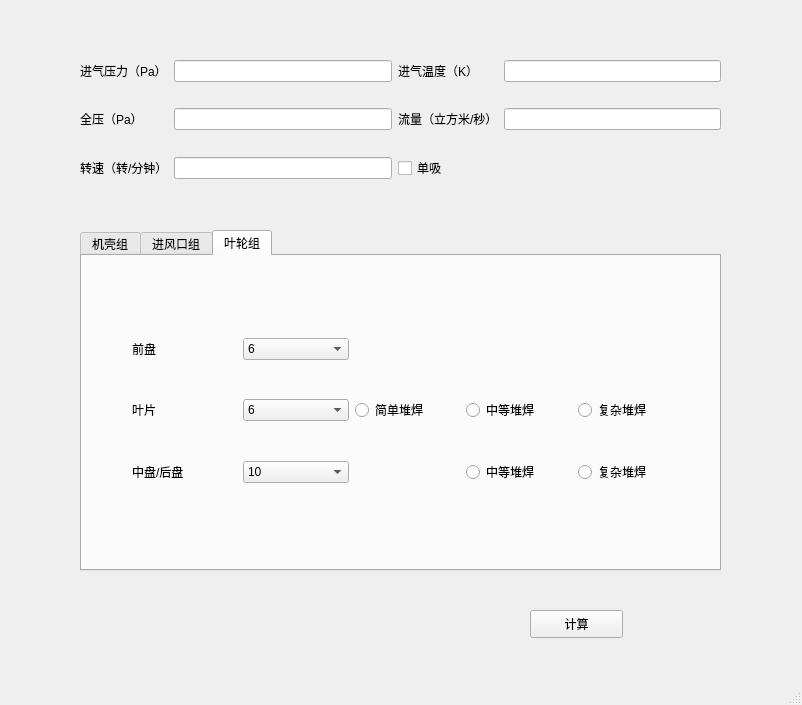
<?xml version="1.0" encoding="UTF-8"?>
<ui version="4.0">
 <class>MainWindow</class>
 <widget class="QMainWindow" name="MainWindow">
  <property name="geometry">
   <rect>
    <x>0</x>
    <y>0</y>
    <width>802</width>
    <height>705</height>
   </rect>
  </property>
  <property name="windowTitle">
   <string>MainWindow</string>
  </property>
  <property name="unifiedTitleAndToolBarOnMac">
   <bool>false</bool>
  </property>
  <widget class="QWidget" name="centralwidget">
   <widget class="QTabWidget" name="tabWidget">
    <property name="geometry">
     <rect>
      <x>80</x>
      <y>230</y>
      <width>641</width>
      <height>341</height>
     </rect>
    </property>
    <property name="currentIndex">
     <number>2</number>
    </property>
    <widget class="QWidget" name="tab">
     <attribute name="title">
      <string>机壳组</string>
     </attribute>
     <widget class="QComboBox" name="comboBox">
      <property name="geometry">
       <rect>
        <x>110</x>
        <y>30</y>
        <width>87</width>
        <height>22</height>
       </rect>
      </property>
     </widget>
     <widget class="QLabel" name="label_6">
      <property name="geometry">
       <rect>
        <x>30</x>
        <y>30</y>
        <width>72</width>
        <height>15</height>
       </rect>
      </property>
      <property name="text">
       <string>TextLabel</string>
      </property>
     </widget>
     <widget class="QComboBox" name="comboBox_2">
      <property name="geometry">
       <rect>
        <x>110</x>
        <y>80</y>
        <width>87</width>
        <height>22</height>
       </rect>
      </property>
     </widget>
     <widget class="QLabel" name="label_7">
      <property name="geometry">
       <rect>
        <x>30</x>
        <y>80</y>
        <width>72</width>
        <height>15</height>
       </rect>
      </property>
      <property name="text">
       <string>TextLabel</string>
      </property>
     </widget>
     <widget class="QComboBox" name="comboBox_3">
      <property name="geometry">
       <rect>
        <x>110</x>
        <y>130</y>
        <width>87</width>
        <height>22</height>
       </rect>
      </property>
     </widget>
     <widget class="QLabel" name="label_8">
      <property name="geometry">
       <rect>
        <x>30</x>
        <y>130</y>
        <width>72</width>
        <height>15</height>
       </rect>
      </property>
      <property name="text">
       <string>TextLabel</string>
      </property>
     </widget>
     <widget class="QLabel" name="label_9">
      <property name="geometry">
       <rect>
        <x>30</x>
        <y>180</y>
        <width>72</width>
        <height>15</height>
       </rect>
      </property>
      <property name="text">
       <string>TextLabel</string>
      </property>
     </widget>
     <widget class="QComboBox" name="comboBox_4">
      <property name="geometry">
       <rect>
        <x>110</x>
        <y>180</y>
        <width>87</width>
        <height>22</height>
       </rect>
      </property>
     </widget>
     <widget class="QCheckBox" name="checkBox">
      <property name="geometry">
       <rect>
        <x>250</x>
        <y>30</y>
        <width>91</width>
        <height>19</height>
       </rect>
      </property>
      <property name="text">
       <string>CheckBox</string>
      </property>
     </widget>
     <widget class="QCheckBox" name="checkBox_2">
      <property name="geometry">
       <rect>
        <x>240</x>
        <y>80</y>
        <width>91</width>
        <height>19</height>
       </rect>
      </property>
      <property name="text">
       <string>CheckBox</string>
      </property>
     </widget>
     <widget class="QCheckBox" name="checkBox_3">
      <property name="geometry">
       <rect>
        <x>250</x>
        <y>130</y>
        <width>91</width>
        <height>19</height>
       </rect>
      </property>
      <property name="text">
       <string>CheckBox</string>
      </property>
     </widget>
     <widget class="QCheckBox" name="checkBox_4">
      <property name="geometry">
       <rect>
        <x>250</x>
        <y>190</y>
        <width>91</width>
        <height>19</height>
       </rect>
      </property>
      <property name="text">
       <string>CheckBox</string>
      </property>
     </widget>
     <widget class="QCheckBox" name="checkBox_5">
      <property name="geometry">
       <rect>
        <x>370</x>
        <y>190</y>
        <width>91</width>
        <height>19</height>
       </rect>
      </property>
      <property name="text">
       <string>CheckBox</string>
      </property>
     </widget>
     <widget class="QCheckBox" name="checkBox_6">
      <property name="geometry">
       <rect>
        <x>370</x>
        <y>130</y>
        <width>91</width>
        <height>19</height>
       </rect>
      </property>
      <property name="text">
       <string>CheckBox</string>
      </property>
     </widget>
     <widget class="QTabWidget" name="tabWidget_shell">
      <property name="geometry">
       <rect>
        <x>0</x>
        <y>-20</y>
        <width>641</width>
        <height>341</height>
       </rect>
      </property>
      <property name="currentIndex">
       <number>0</number>
      </property>
      <widget class="QWidget" name="tab_2">
       <attribute name="title">
        <string>机壳组</string>
       </attribute>
       <widget class="QCheckBox" name="checkBox_shell">
        <property name="geometry">
         <rect>
          <x>30</x>
          <y>250</y>
          <width>91</width>
          <height>19</height>
         </rect>
        </property>
        <property name="text">
         <string>加脚板组</string>
        </property>
       </widget>
       <widget class="QWidget" name="">
        <property name="geometry">
         <rect>
          <x>30</x>
          <y>30</y>
          <width>571</width>
          <height>191</height>
         </rect>
        </property>
        <layout class="QGridLayout" name="gridLayout_2">
         <item row="0" column="0">
          <widget class="QLabel" name="label_10">
           <property name="text">
            <string>进气箱</string>
           </property>
          </widget>
         </item>
         <item row="0" column="1">
          <widget class="QComboBox" name="comboBox_board9">
           <item>
            <property name="text">
             <string>6</string>
            </property>
           </item>
           <item>
            <property name="text">
             <string>8</string>
            </property>
           </item>
           <item>
            <property name="text">
             <string>10</string>
            </property>
           </item>
           <item>
            <property name="text">
             <string>12</string>
            </property>
           </item>
          </widget>
         </item>
         <item row="0" column="2">
          <widget class="QCheckBox" name="checkBox_board9_0">
           <property name="text">
            <string>带法兰</string>
           </property>
          </widget>
         </item>
         <item row="0" column="3">
          <widget class="QCheckBox" name="checkBox_board9_1">
           <property name="text">
            <string>带加强筋</string>
           </property>
          </widget>
         </item>
         <item row="1" column="0">
          <widget class="QLabel" name="label_11">
           <property name="text">
            <string>蜗壳</string>
           </property>
          </widget>
         </item>
         <item row="1" column="1">
          <widget class="QComboBox" name="comboBox_board7">
           <item>
            <property name="text">
             <string>6</string>
            </property>
           </item>
           <item>
            <property name="text">
             <string>8</string>
            </property>
           </item>
           <item>
            <property name="text">
             <string>10</string>
            </property>
           </item>
           <item>
            <property name="text">
             <string>12</string>
            </property>
           </item>
          </widget>
         </item>
         <item row="1" column="2">
          <widget class="QCheckBox" name="checkBox_board7_0">
           <property name="text">
            <string>带法兰</string>
           </property>
          </widget>
         </item>
         <item row="1" column="3">
          <widget class="QCheckBox" name="checkBox_board7_1">
           <property name="text">
            <string>带加强筋</string>
           </property>
          </widget>
         </item>
         <item row="2" column="0">
          <widget class="QLabel" name="label_12">
           <property name="text">
            <string>共用侧板</string>
           </property>
          </widget>
         </item>
         <item row="2" column="1">
          <widget class="QComboBox" name="comboBox_board8">
           <item>
            <property name="text">
             <string>8</string>
            </property>
           </item>
           <item>
            <property name="text">
             <string>10</string>
            </property>
           </item>
           <item>
            <property name="text">
             <string>12</string>
            </property>
           </item>
           <item>
            <property name="text">
             <string>14</string>
            </property>
           </item>
           <item>
            <property name="text">
             <string>16</string>
            </property>
           </item>
          </widget>
         </item>
         <item row="2" column="2">
          <widget class="QCheckBox" name="checkBox_board8_0">
           <property name="text">
            <string>带法兰</string>
           </property>
          </widget>
         </item>
         <item row="2" column="3">
          <widget class="QCheckBox" name="checkBox_board8_1">
           <property name="text">
            <string>带加强筋</string>
           </property>
          </widget>
         </item>
         <item row="3" column="0">
          <widget class="QLabel" name="label_13">
           <property name="text">
            <string>后侧板</string>
           </property>
          </widget>
         </item>
         <item row="3" column="1">
          <widget class="QComboBox" name="comboBox_board6">
           <item>
            <property name="text">
             <string>8</string>
            </property>
           </item>
           <item>
            <property name="text">
             <string>10</string>
            </property>
           </item>
           <item>
            <property name="text">
             <string>12</string>
            </property>
           </item>
           <item>
            <property name="text">
             <string>14</string>
            </property>
           </item>
          </widget>
         </item>
         <item row="3" column="2">
          <widget class="QCheckBox" name="checkBox_board6_0">
           <property name="text">
            <string>带法兰</string>
           </property>
          </widget>
         </item>
         <item row="3" column="3">
          <widget class="QCheckBox" name="checkBox_board6_1">
           <property name="text">
            <string>带加强筋</string>
           </property>
          </widget>
         </item>
        </layout>
       </widget>
      </widget>
      <widget class="QWidget" name="tab_5">
       <attribute name="title">
        <string>进风口组</string>
       </attribute>
      </widget>
      <widget class="QWidget" name="tab_6">
       <attribute name="title">
        <string>叶轮组</string>
       </attribute>
      </widget>
     </widget>
    </widget>
    <widget class="QWidget" name="tab_3">
     <attribute name="title">
      <string>进风口组</string>
     </attribute>
     <widget class="QWidget" name="">
      <property name="geometry">
       <rect>
        <x>70</x>
        <y>70</y>
        <width>511</width>
        <height>151</height>
       </rect>
      </property>
      <layout class="QGridLayout" name="gridLayout_3">
       <item row="0" column="0">
        <widget class="QLabel" name="label_14">
         <property name="text">
          <string>法兰</string>
         </property>
        </widget>
       </item>
       <item row="0" column="1">
        <widget class="QComboBox" name="comboBox_board2">
         <item>
          <property name="text">
           <string>8</string>
          </property>
         </item>
         <item>
          <property name="text">
           <string>10</string>
          </property>
         </item>
         <item>
          <property name="text">
           <string>12</string>
          </property>
         </item>
         <item>
          <property name="text">
           <string>16</string>
          </property>
         </item>
        </widget>
       </item>
       <item row="1" column="0">
        <widget class="QLabel" name="label_15">
         <property name="text">
          <string>进风筒</string>
         </property>
        </widget>
       </item>
       <item row="1" column="1">
        <widget class="QComboBox" name="comboBox_board1">
         <item>
          <property name="text">
           <string>4</string>
          </property>
         </item>
         <item>
          <property name="text">
           <string>5</string>
          </property>
         </item>
         <item>
          <property name="text">
           <string>6</string>
          </property>
         </item>
         <item>
          <property name="text">
           <string>8</string>
          </property>
         </item>
        </widget>
       </item>
       <item row="1" column="2">
        <widget class="QCheckBox" name="checkBox_board1_0">
         <property name="text">
          <string>带防磨板</string>
         </property>
        </widget>
       </item>
       <item row="1" column="3">
        <widget class="QCheckBox" name="checkBox_board1_1">
         <property name="text">
          <string>带整流圈与整流筒</string>
         </property>
        </widget>
       </item>
      </layout>
     </widget>
    </widget>
    <widget class="QWidget" name="tab_4">
     <attribute name="title">
      <string>叶轮组</string>
     </attribute>
     <widget class="QWidget" name="">
      <property name="geometry">
       <rect>
        <x>50</x>
        <y>50</y>
        <width>551</width>
        <height>211</height>
       </rect>
      </property>
      <layout class="QGridLayout" name="gridLayout_4">
       <item row="2" column="0">
        <widget class="QLabel" name="label_18">
         <property name="text">
          <string>中盘/后盘</string>
         </property>
        </widget>
       </item>
       <item row="1" column="4">
        <widget class="QRadioButton" name="radioButton_board4_2">
         <property name="text">
          <string>复杂堆焊</string>
         </property>
         <property name="checked">
          <bool>false</bool>
         </property>
         <property name="autoExclusive">
          <bool>false</bool>
         </property>
        </widget>
       </item>
       <item row="2" column="3">
        <widget class="QRadioButton" name="radioButton_board5_1">
         <property name="text">
          <string>中等堆焊</string>
         </property>
        </widget>
       </item>
       <item row="1" column="3">
        <widget class="QRadioButton" name="radioButton_board4_1">
         <property name="text">
          <string>中等堆焊</string>
         </property>
         <property name="autoExclusive">
          <bool>false</bool>
         </property>
        </widget>
       </item>
       <item row="2" column="4">
        <widget class="QRadioButton" name="radioButton_board5_2">
         <property name="text">
          <string>复杂堆焊</string>
         </property>
        </widget>
       </item>
       <item row="1" column="0">
        <widget class="QLabel" name="label_17">
         <property name="text">
          <string>叶片</string>
         </property>
        </widget>
       </item>
       <item row="1" column="1">
        <widget class="QComboBox" name="comboBox_board4">
         <item>
          <property name="text">
           <string>6</string>
          </property>
         </item>
         <item>
          <property name="text">
           <string>8</string>
          </property>
         </item>
         <item>
          <property name="text">
           <string>10</string>
          </property>
         </item>
         <item>
          <property name="text">
           <string>12</string>
          </property>
         </item>
        </widget>
       </item>
       <item row="1" column="2">
        <widget class="QRadioButton" name="radioButton_board4_0">
         <property name="text">
          <string>简单堆焊</string>
         </property>
        </widget>
       </item>
       <item row="2" column="1">
        <widget class="QComboBox" name="comboBox_board5">
         <item>
          <property name="text">
           <string>10</string>
          </property>
         </item>
         <item>
          <property name="text">
           <string>12</string>
          </property>
         </item>
         <item>
          <property name="text">
           <string>14</string>
          </property>
         </item>
         <item>
          <property name="text">
           <string>16</string>
          </property>
         </item>
         <item>
          <property name="text">
           <string>20</string>
          </property>
         </item>
        </widget>
       </item>
       <item row="0" column="0">
        <widget class="QLabel" name="label_16">
         <property name="text">
          <string>前盘</string>
         </property>
        </widget>
       </item>
       <item row="0" column="1">
        <widget class="QComboBox" name="comboBox_board3">
         <item>
          <property name="text">
           <string>6</string>
          </property>
         </item>
         <item>
          <property name="text">
           <string>8</string>
          </property>
         </item>
         <item>
          <property name="text">
           <string>10</string>
          </property>
         </item>
         <item>
          <property name="text">
           <string>12</string>
          </property>
         </item>
        </widget>
       </item>
      </layout>
     </widget>
    </widget>
   </widget>
   <widget class="QPushButton" name="pushButton_calculate">
    <property name="geometry">
     <rect>
      <x>530</x>
      <y>610</y>
      <width>93</width>
      <height>28</height>
     </rect>
    </property>
    <property name="text">
     <string>计算</string>
    </property>
   </widget>
   <widget class="QWidget" name="">
    <property name="geometry">
     <rect>
      <x>80</x>
      <y>40</y>
      <width>641</width>
      <height>161</height>
     </rect>
    </property>
    <layout class="QGridLayout" name="gridLayout">
     <item row="0" column="0">
      <widget class="QLabel" name="label">
       <property name="text">
        <string>进气压力（Pa）</string>
       </property>
      </widget>
     </item>
     <item row="0" column="1">
      <widget class="QLineEdit" name="lineEdit_P_in"/>
     </item>
     <item row="0" column="2">
      <widget class="QLabel" name="label_2">
       <property name="text">
        <string>进气温度（K）</string>
       </property>
      </widget>
     </item>
     <item row="0" column="3">
      <widget class="QLineEdit" name="lineEdit_T_in"/>
     </item>
     <item row="1" column="0">
      <widget class="QLabel" name="label_4">
       <property name="text">
        <string>全压（Pa）</string>
       </property>
      </widget>
     </item>
     <item row="1" column="1">
      <widget class="QLineEdit" name="lineEdit_P"/>
     </item>
     <item row="1" column="2">
      <widget class="QLabel" name="label_3">
       <property name="text">
        <string>流量（立方米/秒）</string>
       </property>
      </widget>
     </item>
     <item row="1" column="3">
      <widget class="QLineEdit" name="lineEdit_Qn"/>
     </item>
     <item row="2" column="0">
      <widget class="QLabel" name="label_5">
       <property name="text">
        <string>转速（转/分钟）</string>
       </property>
      </widget>
     </item>
     <item row="2" column="1">
      <widget class="QLineEdit" name="lineEdit_n"/>
     </item>
     <item row="2" column="2">
      <widget class="QCheckBox" name="isSingle">
       <property name="text">
        <string>单吸</string>
       </property>
      </widget>
     </item>
    </layout>
   </widget>
   <zorder>label</zorder>
   <zorder>lineEdit_P_in</zorder>
   <zorder>label_2</zorder>
   <zorder>lineEdit_T_in</zorder>
   <zorder>lineEdit_Qn</zorder>
   <zorder>lineEdit_P</zorder>
   <zorder>label_3</zorder>
   <zorder>label_4</zorder>
   <zorder>label_5</zorder>
   <zorder>lineEdit_n</zorder>
   <zorder>isSingle</zorder>
   <zorder>tabWidget</zorder>
   <zorder>pushButton_calculate</zorder>
   <zorder>comboBox_board5</zorder>
   <zorder>label_16</zorder>
   <zorder>comboBox_board4</zorder>
   <zorder>comboBox_board3</zorder>
   <zorder>label_18</zorder>
   <zorder>label_17</zorder>
   <zorder>radioButton_board4_0</zorder>
   <zorder>radioButton_board4_1</zorder>
   <zorder>radioButton_board4_2</zorder>
   <zorder>radioButton_board5_1</zorder>
   <zorder>radioButton_board5_2</zorder>
   <zorder>radioButton_board4_1</zorder>
   <zorder>radioButton_board4_0</zorder>
   <zorder>radioButton_board4_2</zorder>
   <zorder>radioButton_board5_1</zorder>
   <zorder>radioButton_board5_2</zorder>
  </widget>
  <widget class="QMenuBar" name="menubar">
   <property name="geometry">
    <rect>
     <x>0</x>
     <y>0</y>
     <width>802</width>
     <height>26</height>
    </rect>
   </property>
  </widget>
  <widget class="QStatusBar" name="statusbar"/>
 </widget>
 <resources/>
 <connections/>
</ui>
